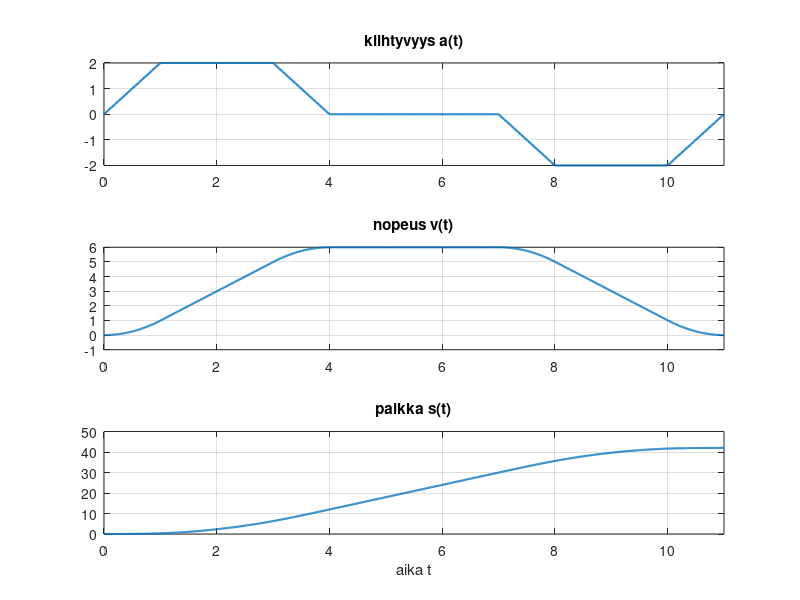

The MATLAB source for this figure:
clear
close all

%GIVEN
T1 = 1
T2 = 2
T3 = 3
amax = 2
T = 4 * T1 + 2 * T2 + T3

t1 = T1
t2 = T1 + T2
t3 = T1 + T2 + T1
t4 = T1 + T2 + T1 + T3
t5 = T1 + T2 + T1 + T3 + T1
t6 = T1 + T2 + T1 + T3 + T1 + T2
t7 = T1 + T2 + T1 + T3 + T1 + T2 + T1


dt = T / 1000
t = 0:dt:T;


a1 = amax * t
a2 = amax
a3 = -amax * t + 8
a4 = 0
a5 = -amax * t + 14
a6 = -amax
a7 = amax * t - 22

N=length(t)
vk=zeros(1,N);
sk=zeros(1,N);
vk(1)=0;
sk(1)=0;

a = a1.*(t<=t1) + a2.*((t>t1)&(t<t2)) + a3.*((t>t2)&(t<t3)) + a4.*((t>t3)&(t<t4)) + a5.*((t>t4)&(t<t5)) + a6.*((t>t5)&(t<t6)) + a7.*((t>t6)&(t<t7));

for n=1:N-1
    vk(n+1)=vk(n)+a(n)*dt;
    sk(n+1)=sk(n)+vk(n)*dt+1/2*a(n)*dt^2;
end

figure(4)
subplot(3,1,1)
plot(t,a,'linewidth',1.5)
xlim([0, T])
grid
title('kiihtyvyys a(t)')
subplot(3,1,2)
plot(t,vk,'linewidth',1.5)
xlim([0, T])
title('nopeus v(t)')
grid
subplot(3,1,3)
plot(t,sk,'linewidth',1.5)
xlim([0, T])
grid
title('paikka s(t)')
xlabel('aika t')

